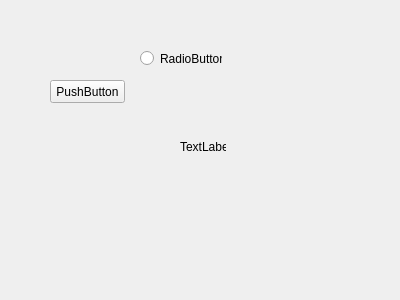
<?xml version="1.0" encoding="UTF-8"?>
<ui version="4.0">
 <class>Form</class>
 <widget class="QWidget" name="Form">
  <property name="geometry">
   <rect>
    <x>0</x>
    <y>0</y>
    <width>400</width>
    <height>300</height>
   </rect>
  </property>
  <property name="windowTitle">
   <string>Form</string>
  </property>
  <widget class="QRadioButton" name="radioButton">
   <property name="geometry">
    <rect>
     <x>140</x>
     <y>50</y>
     <width>82</width>
     <height>17</height>
    </rect>
   </property>
   <property name="text">
    <string>RadioButton</string>
   </property>
  </widget>
  <widget class="QPushButton" name="pushButton">
   <property name="geometry">
    <rect>
     <x>50</x>
     <y>80</y>
     <width>75</width>
     <height>23</height>
    </rect>
   </property>
   <property name="text">
    <string>PushButton</string>
   </property>
  </widget>
  <widget class="QLabel" name="label">
   <property name="geometry">
    <rect>
     <x>180</x>
     <y>140</y>
     <width>46</width>
     <height>13</height>
    </rect>
   </property>
   <property name="text">
    <string>TextLabel</string>
   </property>
  </widget>
 </widget>
 <resources/>
 <connections/>
</ui>
